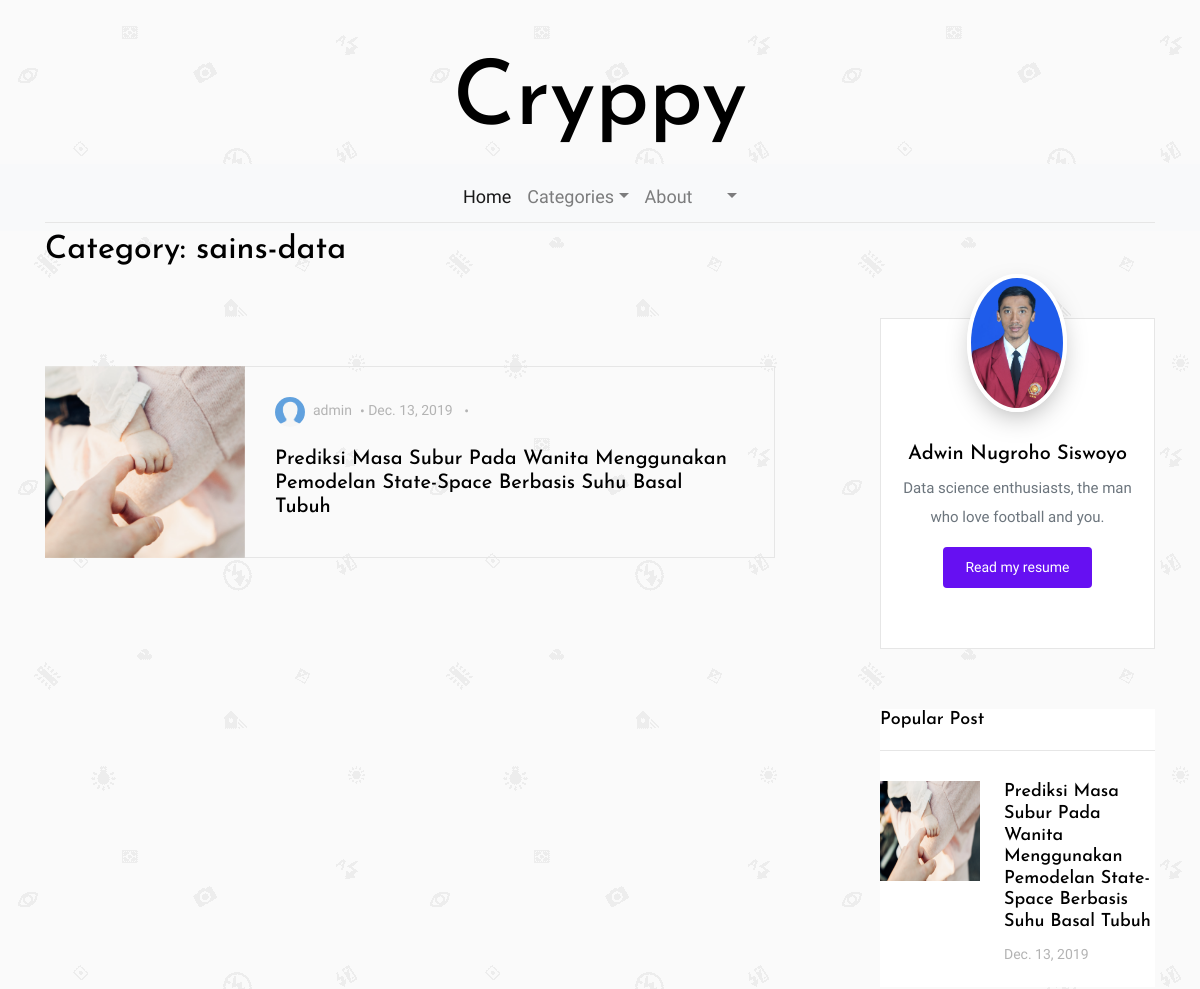
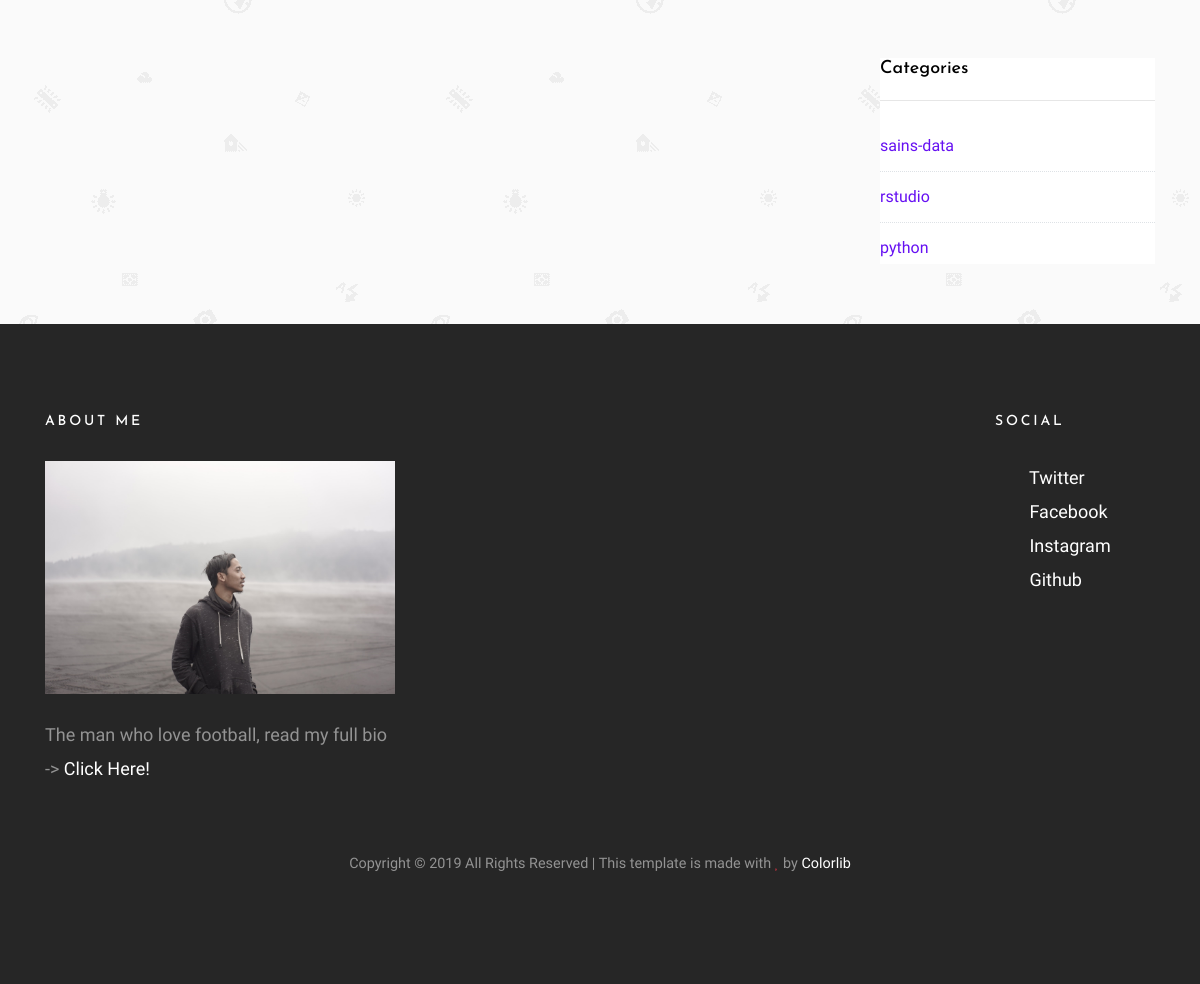
The app's page /article/category/sains-data with its own data (2 pictures, top to bottom).
### article/models.py (models this page shows, shortened)
class Category(models.Model):
    title = models.CharField(max_length=20)
    def __str__(self):
        return "{}".format(self.title)

class Article(models.Model):
    title           = models.CharField(max_length=255, unique=True)
    overview        = models.TextField()
    content         = RichTextUploadingField()
    timestamp       = models.DateTimeField(auto_now_add=True)
    comment_count   = models.IntegerField(default=0)
    author          = models.ForeignKey(Author, on_delete=models.CASCADE)
    thumbnail       = models.ImageField(null=True, blank=True)
    categories      = models.ManyToManyField(Category)
    slug            = models.SlugField(blank=True, editable=False)

class Author(models.Model):
    user            = models.OneToOneField(User, on_delete=models.CASCADE)

### article/views.py (the view)
# urls.py: re_path(r'^category/(?P<categoryInput>[\w-]+)', categoryView, name='category'),
def categoryView(request, categoryInput):
    articles            = Article.objects.all()
    articles_detail     = Article.objects.filter(categories__title=categoryInput)
    articles_by_comment = Article.objects.order_by('comment_count')[0:3]
    cat_page            = Category.objects.filter(title=categoryInput)
    categories          = Category.objects.all()
    latest              = Article.objects.order_by('-timestamp')
    page                = request.GET.get('page',1)
    paginator           = Paginator(articles_detail,2)
    try:
        articles_page = paginator.page(page)
    except PageNotAnInteger:
        articles_page = paginator.page(1)
    except EmptyPage:
        articles_page = paginator.page(paginator.num_pages)
    context             = {
        'page_title'            :"Cryppy | Articles by Category",
        'articles'              :articles,
        'articles_by_comment'   :articles_by_comment,
        'categories'            :categories,
        'latest'                :latest,
        'cat_page'              :cat_page,
        'articles_page'         :articles_page,
    }
    return render(request, 'article/category.html', context)

### article/templates/article/category.html (shortened to what this page needs)
{% extends 'base.html' %}
{% load static %}
{% block contents %}
    <div class="row mb-4">
        <div class="col-md-6">
        {% for obj in cat_page %}
          <h2 class="mb-4">Category: {{obj.title}}</h2>
        {% endfor %}
          </div>
    </div>
    <div class="row blog-entries">
        <div class="col-md-12 col-lg-8 main-content">
            <div class="row mb-5 mt-5">
              <div class="col-md-12">
                {% for obj in articles_page %}
                <div class="post-entry-horzontal">
                  <a href="{% url 'article:detail' slugInput=obj.slug %}">
                    {% if obj.thumbnail %}
                    <div class="image element-animate" data-animate-effect="fadeIn" style="background-image: url({{obj.thumbnail.url}});"></div>
                    {% else %}
                    <div class="image element-animate" data-animate-effect="fadeIn" style="background-image: url({% static 'blog/images/no-image.jpeg' %});"></div>
                    {% endif %}
                    <span class="text">
                  <div class="post-meta">
                    <span class="author mr-2"><img src="{% static 'blog/images/default.png' %}" alt="Colorlib" class="mr-2">{{obj.author.user}}</span>&bullet;
                    <span class="mr-2">{{obj.timestamp|date}}</span> &bullet;
                  </div>
                      <h2>{{obj.title}}</h2>
                    </span>
                  </a>
                </div>
                {% endfor %}
                <div class="col-md-12 text-center">
                  </div>
              </div>
            </div>
          </div>
      <div class="col-md-12 col-lg-4 sidebar">
          <div class="sidebar-box">
            <div class="bio text-center">
              <img src="{% static 'blog/images/foto.jpg' %}" alt="Image Placeholder" class="img-fluid">
              <div class="bio-body">
                <h2>Adwin Nugroho Siswoyo</h2>
                <p>Data science enthusiasts, the man who love football and you.</p>
                <p><a href="https://adwinugroho.github.io/" class="btn btn-primary btn-sm rounded">Read my resume</a></p>
                <p class="social">
                    <a href="http://www.facebook.com/adwinugroho94/" class="p-2"><span class="fa fa-facebook"></span></a>
                    <a href="http://www.twitter.com/adwinugroho/" class="p-2"><span class="fa fa-twitter"></span></a>
                    <a href="http://www.instagram.com/adwinnsiswoyo" class="p-2"><span class="fa fa-instagram"></span></a>
                    <a href="http://www.github.com/adwinugroho" class="p-2"><span class="fa fa-github"></span></a>
                    <a href="http://www.linkedin.com/in/adwin-nugroho-siswoyo" class="p-2"><span class="fa fa-linkedin"></span></a>
                  </p>
              </div>
            </div>
          </div>
          <div class="sidebar-box">
            <h3 class="heading">Popular Post</h3>
            <div class="post-entry-sidebar">
              <ul>
                  {% block list_recentpost %}
                  {% for obj in articles_by_comment %}
                    <li>
                      <a href="{% url 'article:detail' slugInput=obj.slug %}">
                        {% if obj.thumbnail %}
                          <img src="{{obj.thumbnail.url}}" alt="Image placeholder" class="mr-4" style="width:100px;height:100px;">
                        {% else %}
                          <img src="{% static 'blog/images/no-image.jpeg' %}" alt="Image placeholder" class="mr-4" style="width:100px;height:100px;">
                        {% endif %}
                        <div class="text">
                          <h4>{{obj.title}}</h4>
                        <div class="post-meta">
                          <span class="mr-2">{{obj.timestamp|date}}</span>
                        </div>
                      </div>
                    </a>
                  </li>
                  {% endfor %}
                {% endblock list_recentpost %}
              </ul>
            </div>
          </div>
          <div class="sidebar-box">
            <h3 class="heading">Categories</h3>
            {% block list_categories_sidebar %}
            <ul class="categories">
                {% for cat in categories %}
                  <li><a href="{% url 'article:category' categoryInput=cat %}">{{cat}}</a></li>
                {% endfor %}
              </ul>
            {% endblock list_categories_sidebar %}
          </div>
        </div>
      </div>
{% endblock contents %}

### templates/base.html (shortened to what this page needs)
{% load static %}
<!doctype html>
<html lang="en">
  <head>
    {% include 'snippets/styles.html' %}
  </head>
  <body>
        <div class="container logo-wrap">
          <div class="row pt-5">
            <div class="col-12 text-center">
              <h1 class="site-logo"><a href="{% url 'home' %}">Cryppy</a></h1>
            </div>
          </div>
        </div>
        {% include 'snippets/navbar.html' %}
      <section class="site-section py-sm">
        <div class="container">
          {% block contents %}{% endblock contents %}
        </div>
      </section>
      {% include 'snippets/footer.html' %}
  </body>
</html>

### templates/snippets/styles.html (shortened to what this page needs)
{% load static %}
    <link rel="stylesheet" href="{% static 'blog/css/bootstrap.css' %}">
    <link rel="stylesheet" href="{% static 'blog/css/animate.css' %}">
    <link rel="stylesheet" href="{% static 'blog/css/owl.carousel.min.css' %}">
    <link rel="stylesheet" href="{% static 'blog/fonts/ionicons/css/ionicons.min.css' %}">
    <link rel="stylesheet" href="{% static 'blog/fonts/fontawesome/css/font-awesome.min.css' %}">
    <link rel="stylesheet" href="{% static 'blog/fonts/flaticon/font/flaticon.css' %}">
    <link rel="stylesheet" href="//cdn.jsdelivr.net/gh/highlightjs/cdn-release@9.16.2/build/styles/default.min.css">
    <link rel="stylesheet" href="{% static 'blog/css/style.css' %}">

### templates/snippets/navbar.html (shortened to what this page needs)
<nav class="navbar navbar-expand-md  navbar-light bg-light">
    <div class="container">
      <div class="collapse navbar-collapse" id="navbarMenu">
        <ul class="navbar-nav mx-auto">
          <li class="nav-item">
            <a class="nav-link active" href="{% url 'home' %}">Home</a>
          </li>
          <li class="nav-item dropdown">
            <a class="nav-link dropdown-toggle" href="#" id="dropdown05" data-toggle="dropdown" aria-haspopup="true" aria-expanded="false">Categories</a>
          </li>
          <li class="nav-item">
            <a class="nav-link" href="{% url 'about' %}">About</a>
          </li>
          <li class="nav-item dropdown">
              <a class="nav-link dropdown-toggle" href="#" id="dropdown03" data-toggle="dropdown" aria-expanded="false"><i class="fa fa-user"></i></a>
            </li>
        </ul>
      </div>
    </div>
  </nav>

### templates/snippets/footer.html
{% load static %}
<footer class="site-footer">
        <div class="container">
          <div class="row mb-5">
            <div class="col-md-4">
              <h3>About Me</h3>
              <p class="mb-4">
                <img src="{% static 'blog/images/foto_about_footer.jpg' %}" alt="Image placeholder" class="img-fluid">
              </p>
              <p>The man who love football, read my full bio -> <a href="{% url 'about' %}">Click Here!</a></p>
            </div>
            <div class="col-md-6 ml-auto">
              <div class="row">
                <div class="col-md-7">
                </div>
                <div class="col-md-1"></div>
                <div class="col-md-4">
                  <div class="mb-5">
                    <h3>Social</h3>
                    <ul class="list-unstyled footer-social">
                      <li><a href="http://www.twitter.com/adwinugroho/"><span class="fa fa-twitter"></span> Twitter</a></li>
                      <li><a href="http://www.facebook.com/adwinugroho94/"><span class="fa fa-facebook"></span> Facebook</a></li>
                      <li><a href="http://www.instagram.com/adwinnsiswoyo/"><span class="fa fa-instagram"></span> Instagram</a></li>
                      <li><a href="http://www.github.com/adwinugroho/"><span class="fa fa-github"></span> Github</a></li>
                    </ul>
                  </div>
                </div>
              </div>
            </div>
          </div>
          <div class="row">
            <div class="col-md-12 text-center">
              <p class="small">
            Copyright &copy; <script>document.write(new Date().getFullYear());</script> All Rights Reserved | This template is made with <i class="fa fa-heart text-danger" aria-hidden="true"></i> by <a href="https://colorlib.com" target="_blank" >Colorlib</a>
            </p>
            </div>
          </div>
        </div>
      </footer>

### templates/snippets/scripts.html (shortened to what this page needs)
{% load static %}

### static/blog/css/style.css (style rules this page uses)
body { background: #ccc url("../images/photography.png") repeat; font-family: "Inconsolata", SFMono-Regular, Menlo, Monaco, Consolas, "Liberation Mono", "Courier New", monospace; font-weight: 300; font-size: 18px; line-height: 1.9; color: #6c757d; }
a { -webkit-transition: .3s all ease; -o-transition: .3s all ease; transition: .3s all ease; text-decoration: none; }
h1, h2, h3, h4, h5 { color: #000; font-family: "Josefin Sans", -apple-system, BlinkMacSystemFont, "Segoe UI", Roboto, "Helvetica Neue", Arial, sans-serif, "Apple Color Emoji", "Segoe UI Emoji", "Segoe UI Symbol", "Noto Color Emoji"; }
.site-logo a { color: #000; font-size: 90px; }
.navbar .container > div { border-bottom: 1px solid #e6e6e6; }
.bio { padding: 15px; background: #fff; border: 1px solid #e6e6e6; font-weight: 400; }
.bio img { border: 4px solid #fff; -webkit-box-shadow: 0 10px 30px -10px rgba(0, 0, 0, 0.4); box-shadow: 0 10px 30px -10px rgba(0, 0, 0, 0.4); max-width: 100px; margin-top: -4em; border-radius: 50%; position: relative; margin-bottom: 30px; }
.bio h2 { font-size: 20px; }
.bio .bio-body .social a { color: #000; }
.site-section { padding: 7em 0; }
.site-section.py-sm { padding: 0em 0; }
.blog-entries .post-meta { margin-bottom: 20px; font-size: 14px; color: #b3b3b3; }
.blog-entries .post-meta .author img { width: 30px; border-radius: 50%; display: inline-block; }
.btn, .form-control { outline: none; -webkit-box-shadow: none !important; box-shadow: none !important; border-radius: 0; }
.btn { -webkit-transition: .3s all ease; -o-transition: .3s all ease; transition: .3s all ease; padding: 8px 20px; }
.btn.btn-primary { color: #fff; border-width: 2px; }
.btn.btn-sm { font-size: 14px; }
.sidebar { padding-left: 5em; }
.sidebar-box { margin-bottom: 4em; font-size: 15px; width: 100%; float: left; background: #fff; }
.sidebar-box *:last-child { margin-bottom: 0; }
.sidebar-box .heading { font-size: 18px; margin-bottom: 30px; padding-bottom: 20px; border-bottom: 1px solid #e6e6e6; }
.categories, .sidelink { padding: 0; margin: 0; font-weight: 400; }
.categories li, .sidelink li { padding: 0; margin: 0; position: relative; margin-bottom: 10px; padding-bottom: 10px; border-bottom: 1px dotted #dee2e6; list-style: none; }
.categories li:last-child, .sidelink li:last-child { margin-bottom: 0; border-bottom: none; padding-bottom: 0; }
.categories li a, .sidelink li a { display: block; font-size: 16px; }
.heading { color: #000; }
.post-entry-horzontal { margin-bottom: 30px; }
.post-entry-horzontal a { overflow: hidden; display: table; position: relative; top: 0; -webkit-transition: .1s all ease; -o-transition: .1s all ease; transition: .1s all ease; }
.post-entry-horzontal a .image, .post-entry-horzontal a .text { display: table-cell; vertical-align: middle; }
.post-entry-horzontal a .image { width: 200px; background-size: cover; background-position: center center; }
.post-entry-horzontal a .text { padding: 30px; width: calc(100 - 200px); border: 1px solid #e6e6e6; border-left: none; }
.post-entry-horzontal a .text h2 { font-size: 20px; }
.post-entry-sidebar .post-meta { font-size: 14px; color: #b3b3b3; }
.post-entry-sidebar ul { padding: 0; margin: 0; }
.post-entry-sidebar ul li { list-style: none; padding: 0 0 20px 0; margin: 0 0 20px 0; }
.post-entry-sidebar ul li a { display: table; }
.post-entry-sidebar ul li a img { width: 90px; }
.post-entry-sidebar ul li a img, .post-entry-sidebar ul li a .text { display: table-cell; vertical-align: middle; }
.post-entry-sidebar ul li a .text h4 { font-size: 18px; }
.site-footer { background-size: cover; background-position: center center; background-repeat: no-repeat; padding: 5em 0; background: #262626; }
.site-footer .footer-social li a > span { width: 30px; }
.site-footer a { color: #fff; }
.site-footer h3 { color: #fff; margin-bottom: 30px; font-size: 14px; text-transform: uppercase; letter-spacing: .2em; }
.site-footer p { color: rgba(255, 255, 255, 0.5); }
.element-animate { opacity: 0; visibility: hidden; }

### records on screen
Category: title "sains-data"
Article: thumbnail (picture), author.user "admin", timestamp "Dec. 13, 2019", title "Prediksi Masa Subur Pada Wanita Menggunakan Pemodelan State-Space Berbasis Suhu Basal Tubuh"
Category: title "rstudio"
Category: title "python"
